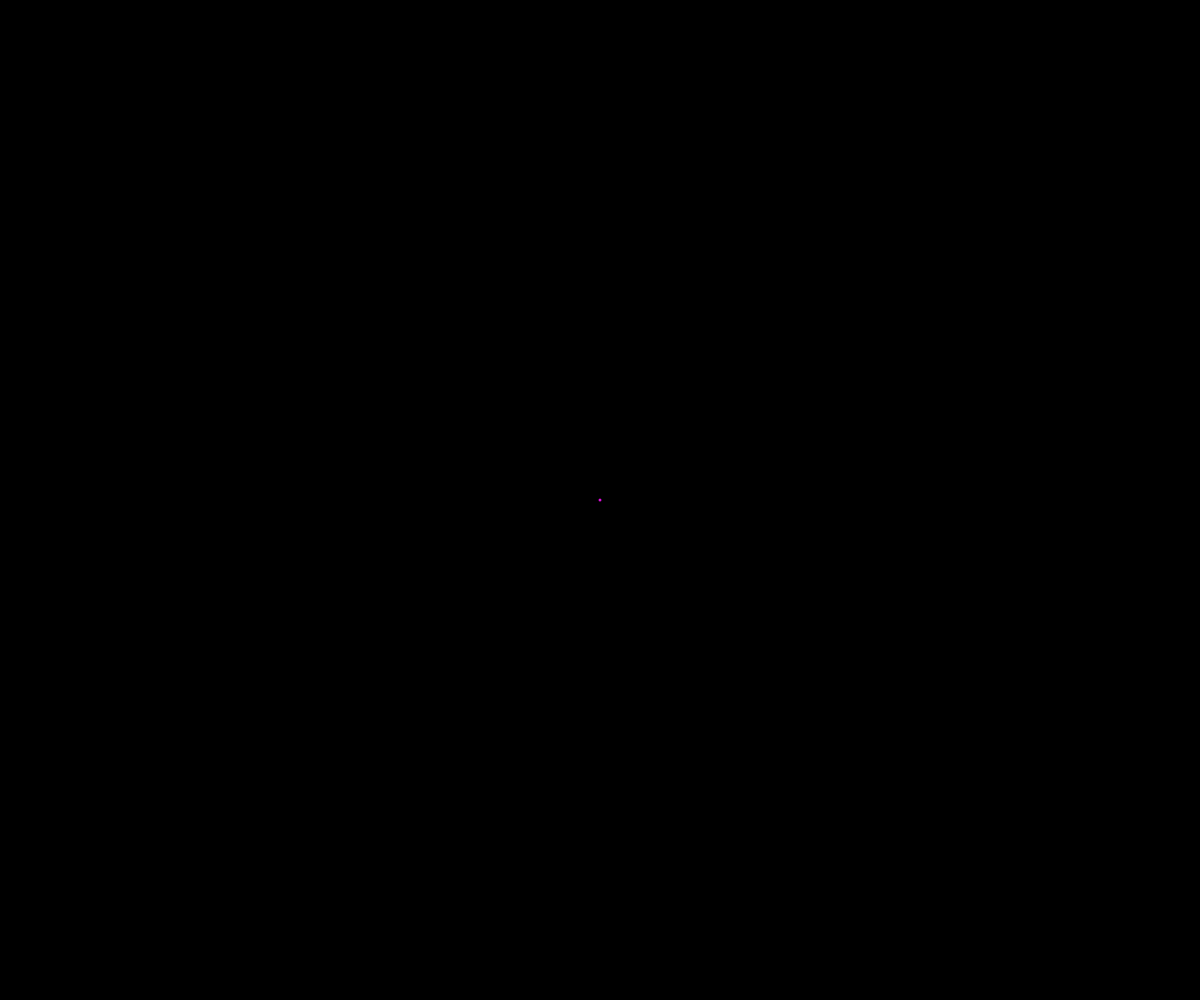
Frame 1 (no input)
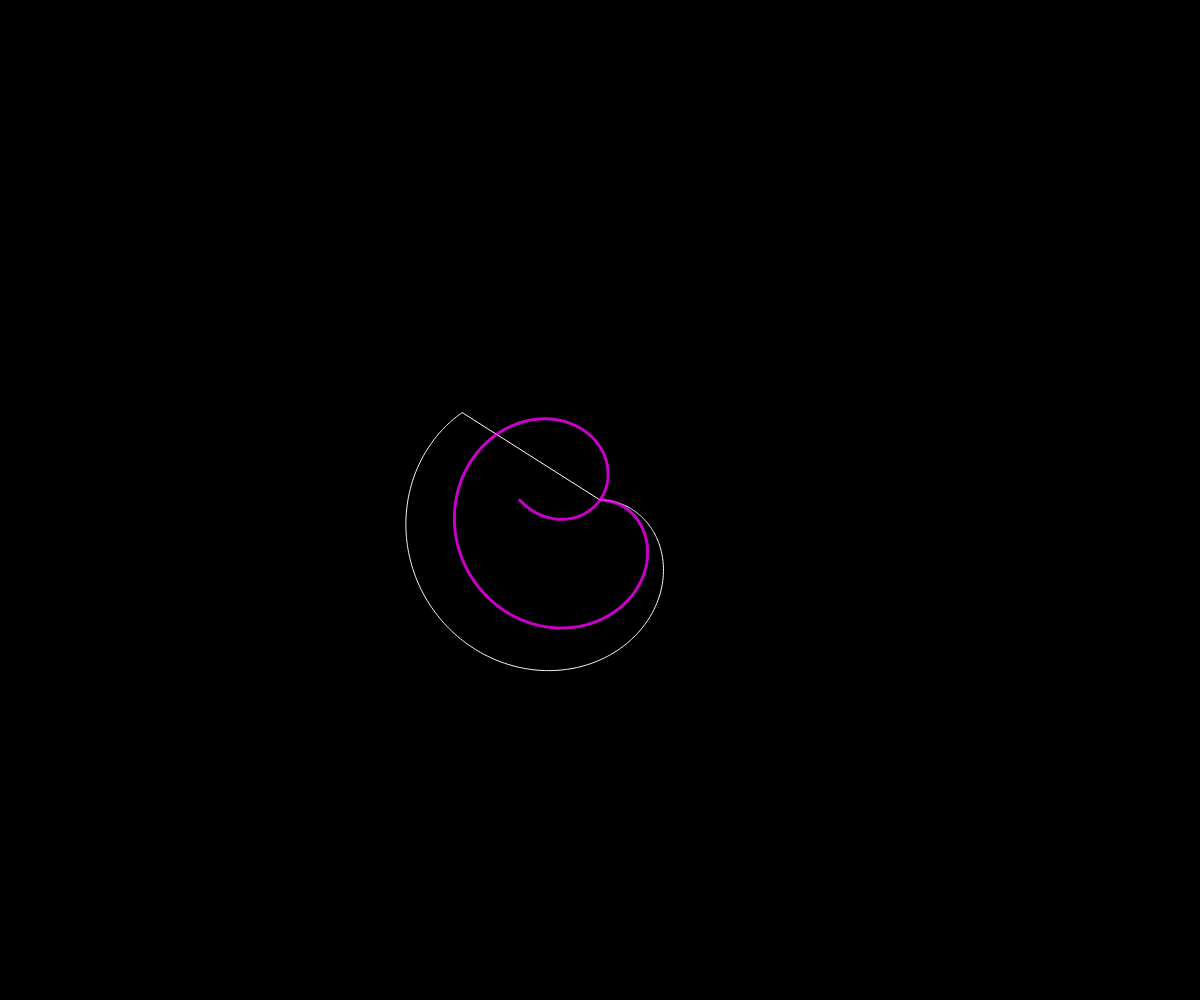
Frame 60 (no input)
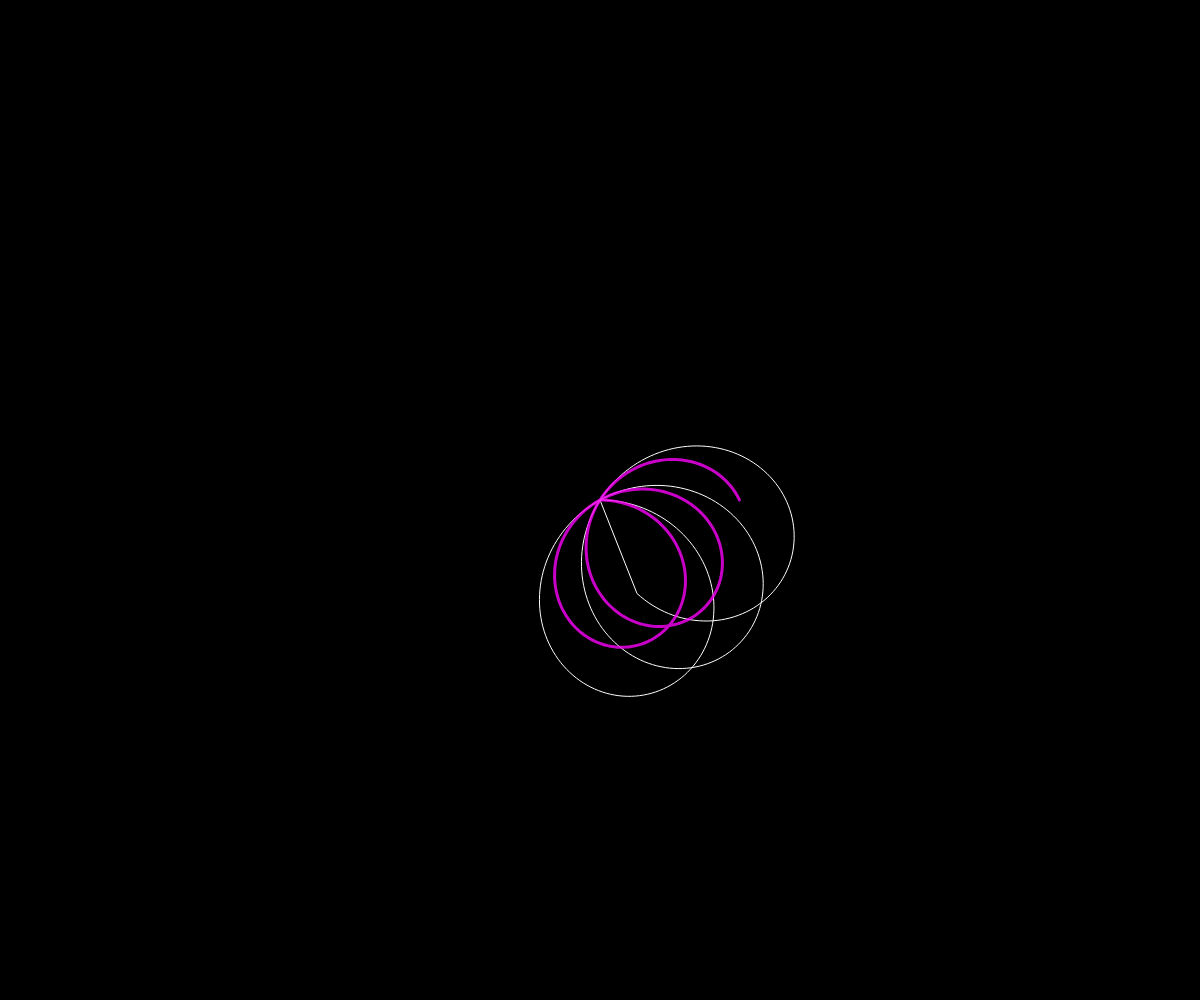
Frame 120 (the mouse pressed at the canvas centre since frame 60)

The p5.js sketch that drew these frames (run headless with seeded random() and noise() and a simulated clock; from frame 60 on, the mouse is pressed at the canvas centre):

// p5.js sketch
// ── sketch.js
let n = 0;
let d = 0;
let dSlider;

function setup() {
  createCanvas(windowWidth, windowHeight);
  angleMode(DEGREES);
  
  //dSlider = createSlider(1, 180, 1);
}

function draw() {
  background(0);
  translate(width / 2, height / 2);
  strokeWeight(1);
  stroke(255);
 // d = dSlider.value();
  noFill();
  beginShape();
  for (let i = 0; i < 361; i++) {
    let k = i * d;
     let r = 200 * sin(n * k);
    let x = r * cos(k);
    let y = r * sin(k);
    vertex(x, y);
  }
  endShape(CLOSE);
  
  noFill();
  strokeWeight(3);
  stroke(255, 0, 255, 200);
  beginShape();
  for (let i = 0; i < 361; i++) {
    let k = i;
     let r = 150 * sin(n * k);
    let x = r * cos(k);
    let y = r * sin(k);
    vertex(x, y);
  }
  endShape();
  
  if (n > 15) {
    n = 0;
  } else if (d > 15) {
    d = 0;
  } else {
    n += 0.01; 
    d += 0.01;
  
  }
  
}
